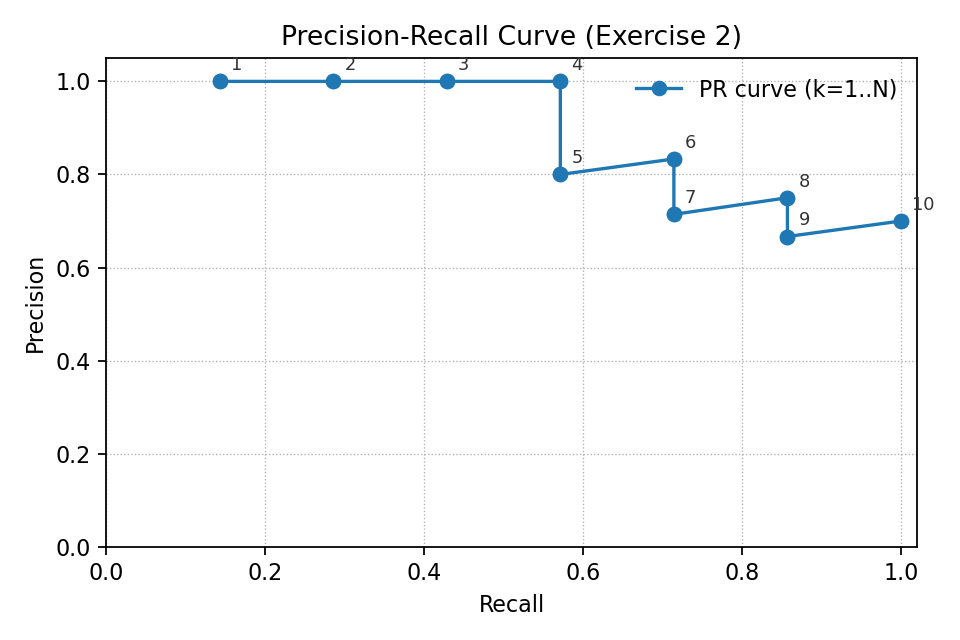

Reproduce this figure in Python.
import math
from typing import List, Tuple

import matplotlib.pyplot as plt


def compute_precision_recall_at_k(binary_relevances: List[int]) -> Tuple[List[float], List[float]]:
    """
    Compute precision and recall at each cutoff k = 1..N for a single ranked list
    using binary relevances (1=relevant, 0=non-relevant).
    """
    precisions: List[float] = []
    recalls: List[float] = []

    total_relevant: int = sum(binary_relevances)
    hit_so_far: int = 0

    for k in range(1, len(binary_relevances) + 1):
        hit_so_far += binary_relevances[k - 1]
        precision_at_k: float = hit_so_far / k
        recall_at_k: float = (hit_so_far / total_relevant) if total_relevant > 0 else 0.0
        precisions.append(precision_at_k)
        recalls.append(recall_at_k)

    return precisions, recalls


def plot_pr_curve(recalls: List[float], precisions: List[float], out_path: str) -> None:
    plt.figure(figsize=(6, 4))
    # Connect points in order of k
    plt.plot(recalls, precisions, marker="o", linestyle="-", color="#1f77b4", label="PR curve (k=1..N)")
    # Also scatter points for clarity
    plt.scatter(recalls, precisions, color="#1f77b4")

    for idx, (r, p) in enumerate(zip(recalls, precisions), start=1):
        plt.annotate(str(idx), (r, p), textcoords="offset points", xytext=(5, 5), fontsize=8, color="#333333")

    plt.title("Precision-Recall Curve (Exercise 2)")
    plt.xlabel("Recall")
    plt.ylabel("Precision")
    plt.xlim(0.0, 1.02)
    plt.ylim(0.0, 1.05)
    plt.grid(True, linestyle=":", linewidth=0.6)
    plt.legend(frameon=False)
    plt.tight_layout()
    plt.savefig(out_path, dpi=160)
    plt.close()


def main() -> None:
    # Binary relevance for Exercise 2 top-10, as specified in the assignment
    # rel = [1,1,1,1,0,1,0,1,0,1]
    binary_relevances: List[int] = [1, 1, 1, 1, 0, 1, 0, 1, 0, 1]

    precisions, recalls = compute_precision_recall_at_k(binary_relevances)
    out_path: str = "pr_curve_ex2.png"
    plot_pr_curve(recalls, precisions, out_path)
    print(f"Saved PR curve to {out_path}")


if __name__ == "__main__":
    main()


